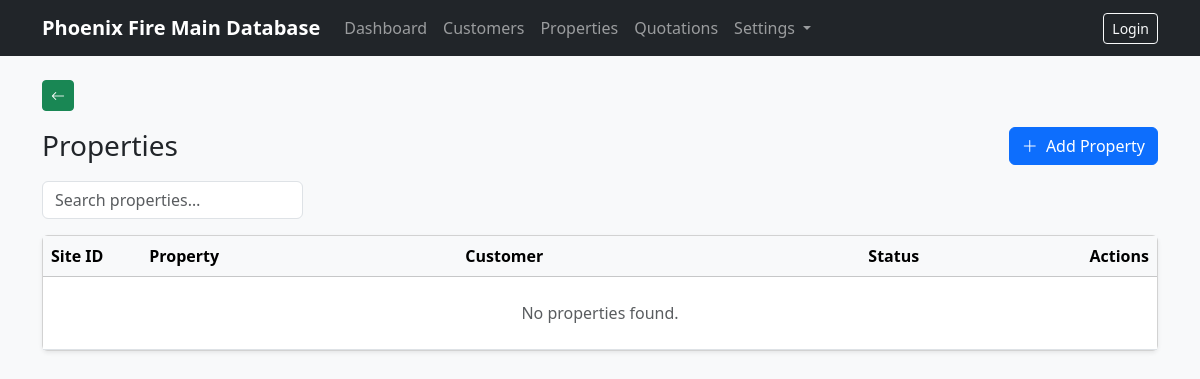
/properties/, run on an earlier commit of the app's database.
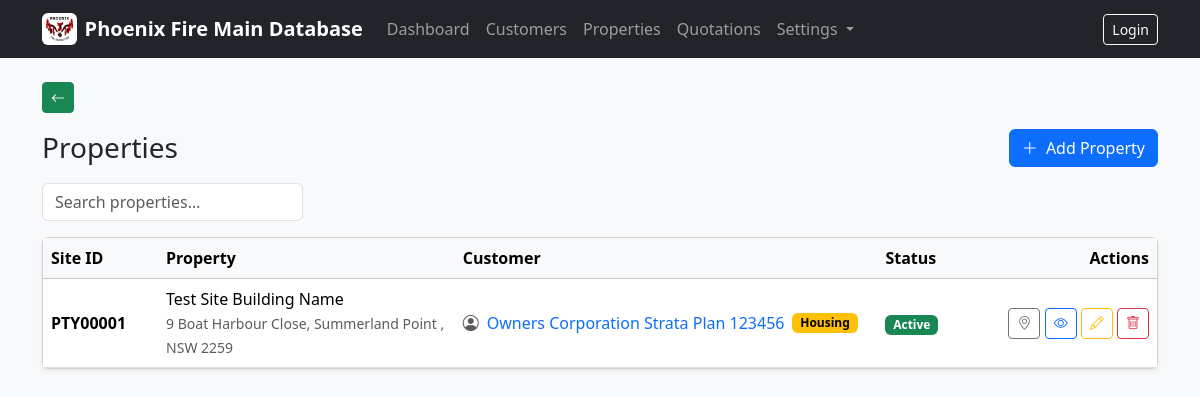
And on a later commit of the database.
### company/models.py (models this page shows, shortened)
class ClientProfile(models.Model):
    company_logo = models.ImageField(upload_to="company/logo/", blank=True, null=True)
    legal_company_name = models.CharField(max_length=255, blank=True)
    trading_name = models.CharField(max_length=255, blank=True)
    company_address = models.TextField(blank=True)
    company_phone = models.CharField(max_length=50, blank=True)
    company_email = models.EmailField(blank=True)
    company_abn = models.CharField(max_length=50, blank=True)
    company_acn = models.CharField(max_length=50, blank=True)
    accounts_phone = models.CharField(max_length=50, blank=True)
    accounts_email = models.EmailField(blank=True)
    updated_at = models.DateTimeField(auto_now=True)
    class Meta:
        verbose_name = "Client Profile"
        verbose_name_plural = "Client Profile"
    @classmethod
    def get_solo(cls):
        obj, _ = cls.objects.get_or_create(pk=1)
        return obj

### properties/models.py (models this page shows, shortened)
class Property(models.Model):
    ACCESS_CHOICES = [
        ("unrestricted", "Unrestricted"),
        ("office", "Keys Held In Office"),
        ("key", "Keys Required"),
        ("site_contact", "Site Contact"),
        ("lock_box", "Lock Box Code"),
        ("other", "Other"),
    ]
    site_id = models.CharField(
        max_length=8,
        unique=True,
        editable=False,
        blank=True,
        db_index=True,
    )
    strata_plan = models.CharField(max_length=100, blank=True)
    sor_site_id = models.CharField(max_length=100, blank=True)
    building_name = models.CharField(max_length=200)
    street = models.CharField(max_length=200)
    city = models.CharField(max_length=100)
    state = models.CharField(max_length=50, blank=True)
    post_code = models.CharField(max_length=20, blank=True)
    active_status = models.BooleanField(default=True)
    customer = models.ForeignKey(
        Customer,
        on_delete=models.PROTECT,
        related_name="properties",
        null=True,
        blank=True,
    )
    fire_coordinator = models.CharField(max_length=150, blank=True)
    fire_coordinator_email = models.EmailField(blank=True)
    fire_coordinator_phone = models.CharField(max_length=50, blank=True)
    afss_due_date = models.DateField(null=True, blank=True)
    levels_above_ground = models.PositiveIntegerField(null=True, blank=True)
    levels_below_ground = models.PositiveIntegerField(null=True, blank=True)
    access_details = models.CharField(
        max_length=50,
        choices=ACCESS_CHOICES,
        blank=True,
    )
    access_code = models.CharField(max_length=50, blank=True)
    site_contact = models.CharField(max_length=150, blank=True)
    contact_phone = models.CharField(max_length=50, blank=True)
    site_notes = models.TextField(blank=True)
    technician_notes = models.TextField(blank=True)
    PREFIX = "PTY"
    PAD = 5

### customers/models.py (models this page shows, shortened)
class Customer(models.Model):
    TYPE_STRATA = "Strata"
    TYPE_GOV = "Government"
    TYPE_HOUSING = "Housing"
    TYPE_OTHER = "Other"
    CUSTOMER_TYPE_CHOICES = [
        (TYPE_STRATA, "Strata"),
        (TYPE_GOV, "Government"),
        (TYPE_HOUSING, "Housing"),
        (TYPE_OTHER, "Other"),
    ]
    customer_name = models.CharField(max_length=200)
    customer_address = models.TextField(blank=True, default="")
    billing_email = models.EmailField(blank=True, default="")
    add_email = models.EmailField(blank=True, default="")
    customer_main_phone = models.CharField(max_length=50, blank=True, default="")
    add_phone = models.CharField(max_length=50, blank=True, default="")
    customer_contact_name = models.CharField(max_length=200, blank=True, default="")
    customer_abn_acn = models.CharField(max_length=50, blank=True, default="")
    customer_type = models.CharField(
        max_length=20,
        choices=CUSTOMER_TYPE_CHOICES,
        default=TYPE_OTHER,
    )
    is_active = models.BooleanField(default=True)
    notes = models.TextField(blank=True, default="")
    created_at = models.DateTimeField(auto_now_add=True)
    class Meta:
        ordering = ["customer_name"]

### properties/views.py (the view, shortened to what this page needs)
# urls.py: path("", PropertyListView.as_view(), name="list"),
class PropertyListView(ListView):
    model = Property
    template_name = "properties/property_list.html"
    context_object_name = "items"
    def get_queryset(self):
        qs = Property.objects.select_related("customer").order_by("site_id")
        q = self.request.GET.get("q")
        return qs
    def get_context_data(self, **kwargs):
        context = super().get_context_data(**kwargs)
        context["q"] = self.request.GET.get("q", "")
        return context

### company/context_processors.py (called while the page is built)
def client_profile(request):
    try:
        return {"client_profile": ClientProfile.get_solo()}
    except Exception:
        return {"client_profile": None}

### templates/properties/property_list.html (shortened to what this page needs)
{% extends "base.html" %}
{% block content %}
<div class="d-flex justify-content-between align-items-center mb-3">
  <h1 class="h3 mb-0">Properties</h1>
  <a href="{% url 'properties:create' %}" class="btn btn-primary">
    <i class="bi bi-plus-lg me-1"></i>
    Add Property
  </a>
</div>
<div class="row mb-3">
  <div class="col-md-3">
    <input
      id="property-search"
      class="form-control"
      type="search"
      name="q"
      value="{{ q }}"
      placeholder="Search properties…"
      autocomplete="off"
      aria-label="Search properties"
    >
  </div>
</div>
<div class="card shadow-sm">
  <div class="table-responsive">
    <table class="table table-hover align-middle mb-0">
      <thead class="table-light">
        <tr>
          <th style="width:140px;">Site ID</th>
          <th style="width:500px;">Property</th>
          <th style="width:650px;">Customer</th>
          <th style="width:120px;">Status</th>
          <th class="text-end" style="width:300px;">Actions</th>
        </tr>
      </thead>
      <tbody id="property-table-body">
        {% for item in items %}
        <tr
          class="property-row"
          tabindex="0"
          data-view-url="{% url 'properties:detail' item.pk %}"
          data-edit-url="{% url 'properties:update' item.pk %}"
          data-delete-url="{% url 'properties:delete' item.pk %}"
          aria-label="Property row {{ item.site_id }}"
        >
          <td class="fw-semibold">
              {{ item.site_id }}
          </td>
          <td>
            {{ item.building_name }}<br>
            <small class="text-muted">
              {{ item.street }}, {{ item.city }}
              {% if item.state %}, {{ item.state }}{% endif %}
              {% if item.post_code %} {{ item.post_code }}{% endif %}
            </small>
          </td>
          <td class="text-wrap">
            {% if item.customer %}
              <div class="d-flex align-items-center gap-2">
                <i class="bi bi-person-circle text-muted"></i>
                <a
                  href="{% url 'customers:detail' item.customer.pk %}"
                  class="text-decoration-none"
                  target="_blank"
                  rel="noopener noreferrer"
                  data-bs-toggle="tooltip"
                  title="Open customer details in new tab"
                >
                  {{ item.customer.customer_name }}
                </a>
                {% if item.customer.customer_type %}
                  {% if item.customer.customer_type == "Strata" %}
                    <span class="badge text-bg-info">Strata</span>
                  {% elif item.customer.customer_type == "Government" %}
                    <span class="badge text-bg-primary">Government</span>
                  {% elif item.customer.customer_type == "Housing" %}
                    <span class="badge text-bg-warning">Housing</span>
                  {% else %}
                    <span class="badge text-bg-secondary">{{ item.customer.customer_type }}</span>
                  {% endif %}
                {% endif %}
              </div>
            {% else %}
              <span class="text-muted">—</span>
            {% endif %}
          </td>
          <td>
            {% if item.active_status %}
              <span class="badge bg-success">Active</span>
            {% else %}
              <span class="badge bg-secondary">Inactive</span>
            {% endif %}
          </td>
          <td class="text-end">
            <a
              class="btn btn-outline-secondary btn-sm"
              href="https://www.google.com/maps/search/?api=1&query={{ item.street|urlencode }}+{{ item.city|urlencode }}+{{ item.state|urlencode }}+{{ item.post_code|urlencode }}"
              target="_blank"
              rel="noopener noreferrer"
              data-bs-toggle="tooltip"
              title="Open property in Google Maps"
              aria-label="Open property in Google Maps"
            >
              <i class="bi bi-geo-alt"></i>
            </a>
            <a
              class="btn btn-outline-primary btn-sm"
              href="{% url 'properties:detail' item.pk %}"
              data-bs-toggle="tooltip"
              title="View property details (V)"
              aria-label="View property details"
            >
              <i class="bi bi-eye"></i>
            </a>
            <a
              class="btn btn-outline-warning btn-sm"
              href="{% url 'properties:update' item.pk %}"
              data-bs-toggle="tooltip"
              title="Edit property (E)"
              aria-label="Edit property"
            >
              <i class="bi bi-pencil"></i>
            </a>
            <button
              type="button"
              class="btn btn-outline-danger btn-sm delete-btn"
              data-bs-toggle="popover"
              data-delete-url="{% url 'properties:delete' item.pk %}"
              title="Confirm delete"
              aria-label="Delete property"
            >
              <i class="bi bi-trash"></i>
            </button>
          </td>
        </tr>
        {% empty %}
        <tr>
          <td colspan="5" class="text-center text-muted py-4">
            No properties found.
          </td>
        </tr>
        {% endfor %}
      </tbody>
    </table>
  </div>
</div>
{% endblock %}

### templates/base.html (shortened to what this page needs)
<!doctype html>
<html lang="en">
<head>
  <link href="https://cdn.jsdelivr.net/npm/bootstrap@5.3.3/dist/css/bootstrap.min.css" rel="stylesheet">
  <link rel="stylesheet" href="https://cdn.jsdelivr.net/npm/bootstrap-icons@1.11.3/font/bootstrap-icons.min.css">
</head>
<body class="bg-light">
<nav class="navbar navbar-expand-lg navbar-dark bg-dark">
  <div class="container">
    <a class="navbar-brand fw-semibold d-flex align-items-center gap-2"
       href="{% url 'dashboard' %}">
      {% if client_profile and client_profile.company_logo %}
        <img src="{{ client_profile.company_logo.url }}"
             alt="Company Logo"
             style="height:32px;width:auto;"
             class="rounded bg-white p-1">
      {% endif %}
      <span>Phoenix Fire Main Database</span>
    </a>
    <div class="collapse navbar-collapse" id="mainNav">
      <ul class="navbar-nav me-auto">
        <li class="nav-item">
          <a class="nav-link" href="{% url 'dashboard' %}">Dashboard</a>
        </li>
        <li class="nav-item">
          <a class="nav-link" href="{% url 'customers:list' %}">Customers</a>
        </li>
        <li class="nav-item">
          <a class="nav-link" href="{% url 'properties:list' %}">Properties</a>
        </li>
        <li class="nav-item">
          <a class="nav-link" href="{% url 'quotations:list' %}">Quotations</a>
        </li>
        <li class="nav-item dropdown">
          <a class="nav-link dropdown-toggle" href="#" id="settingsDropdown"
             role="button" data-bs-toggle="dropdown">
            Settings
          </a>
        </li>
      </ul>
      <ul class="navbar-nav">
        {% if user.is_authenticated %}
          <li class="nav-item">
            <span class="navbar-text me-3">
              Logged in as {{ user.username }}
            </span>
          </li>
          <li class="nav-item">
            <a class="btn btn-outline-light btn-sm" href="/admin/logout/">Logout</a>
          </li>
        {% else %}
          <li class="nav-item">
            <a class="btn btn-outline-light btn-sm" href="/admin/login/">Login</a>
          </li>
        {% endif %}
      </ul>
    </div>
  </div>
</nav>
<main class="container my-4 page-wrap">
  <div class="mb-3 no-print">
    <button type="button"
            class="btn btn-back btn-sm"
            onclick="goBackAnimated()"
            title="Back">
      <i class="bi bi-arrow-left"></i>
    </button>
  </div>
  {% block content %}{% endblock %}
</main>
</body>
</html>

### templates/base.html (style rules this page uses)
.page-wrap { animation: pageEnter 160ms ease-out; }
.btn-back, a.btn-back, button.btn-back { background-color: var(--bs-success) !important; border-color: var(--bs-success) !important; color: #fff !important; }

What changed in the data, as far as the page shows it:
added ClientProfile: company_logo (picture)
added Property: site_id "PTY00001", building_name "Test Site Building Name", street "9 Boat Harbour Close", city "Summerland Point", state "NSW", post_code "2259", customer.customer_name "Owners Corporation Strata Plan 123456", shows "Housing", active_status "Active"
Also different on the page:
text no longer shown: "No properties found."
